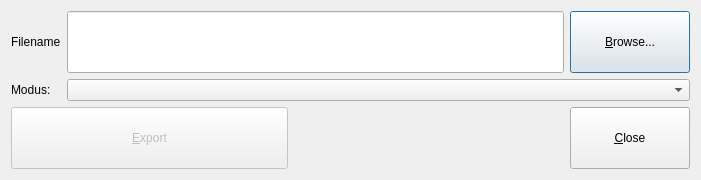
<?xml version="1.0" encoding="UTF-8"?>
<ui version="4.0">
 <class>ExportMidiDialog_UI</class>
 <widget class="QDialog" name="ExportMidiDialog_UI">
  <property name="enabled">
   <bool>true</bool>
  </property>
  <property name="geometry">
   <rect>
    <x>0</x>
    <y>0</y>
    <width>701</width>
    <height>180</height>
   </rect>
  </property>
  <property name="sizePolicy">
   <sizepolicy hsizetype="Preferred" vsizetype="Preferred">
    <horstretch>0</horstretch>
    <verstretch>0</verstretch>
   </sizepolicy>
  </property>
  <property name="minimumSize">
   <size>
    <width>0</width>
    <height>0</height>
   </size>
  </property>
  <property name="windowTitle">
   <string>Dialog</string>
  </property>
  <property name="layoutDirection">
   <enum>Qt::LeftToRight</enum>
  </property>
  <property name="modal">
   <bool>true</bool>
  </property>
  <layout class="QGridLayout" name="gridLayout">
   <item row="0" column="0">
    <layout class="QVBoxLayout" name="verticalLayout">
     <item>
      <layout class="QFormLayout" name="formLayout">
       <property name="sizeConstraint">
        <enum>QLayout::SetDefaultConstraint</enum>
       </property>
       <property name="fieldGrowthPolicy">
        <enum>QFormLayout::ExpandingFieldsGrow</enum>
       </property>
       <property name="rowWrapPolicy">
        <enum>QFormLayout::WrapLongRows</enum>
       </property>
       <item row="0" column="0">
        <widget class="QLabel" name="TextLabel1">
         <property name="sizePolicy">
          <sizepolicy hsizetype="Expanding" vsizetype="Expanding">
           <horstretch>0</horstretch>
           <verstretch>0</verstretch>
          </sizepolicy>
         </property>
         <property name="text">
          <string>Filename</string>
         </property>
        </widget>
       </item>
       <item row="0" column="1">
        <layout class="QHBoxLayout" name="horizontalLayout">
         <item>
          <widget class="QLineEdit" name="exportNameTxt">
           <property name="sizePolicy">
            <sizepolicy hsizetype="Expanding" vsizetype="Expanding">
             <horstretch>0</horstretch>
             <verstretch>0</verstretch>
            </sizepolicy>
           </property>
           <property name="minimumSize">
            <size>
             <width>0</width>
             <height>0</height>
            </size>
           </property>
           <property name="readOnly">
            <bool>false</bool>
           </property>
           <property name="placeholderText">
            <string notr="true"/>
           </property>
          </widget>
         </item>
         <item>
          <widget class="QPushButton" name="browseBtn">
           <property name="sizePolicy">
            <sizepolicy hsizetype="Expanding" vsizetype="Expanding">
             <horstretch>0</horstretch>
             <verstretch>0</verstretch>
            </sizepolicy>
           </property>
           <property name="maximumSize">
            <size>
             <width>120</width>
             <height>16777215</height>
            </size>
           </property>
           <property name="text">
            <string>&amp;Browse...</string>
           </property>
           <property name="shortcut">
            <string>Alt+B</string>
           </property>
          </widget>
         </item>
        </layout>
       </item>
       <item row="4" column="0">
        <widget class="QLabel" name="label_2">
         <property name="text">
          <string>Modus:</string>
         </property>
        </widget>
       </item>
       <item row="4" column="1">
        <widget class="QComboBox" name="exportTypeCombo">
         <property name="sizePolicy">
          <sizepolicy hsizetype="Expanding" vsizetype="Fixed">
           <horstretch>0</horstretch>
           <verstretch>0</verstretch>
          </sizepolicy>
         </property>
        </widget>
       </item>
       <item row="11" column="0" colspan="2">
        <layout class="QHBoxLayout" name="horizontalLayout_2">
         <item>
          <widget class="QPushButton" name="okBtn">
           <property name="enabled">
            <bool>false</bool>
           </property>
           <property name="sizePolicy">
            <sizepolicy hsizetype="Expanding" vsizetype="Expanding">
             <horstretch>0</horstretch>
             <verstretch>0</verstretch>
            </sizepolicy>
           </property>
           <property name="minimumSize">
            <size>
             <width>0</width>
             <height>25</height>
            </size>
           </property>
           <property name="text">
            <string>&amp;Export</string>
           </property>
           <property name="shortcut">
            <string>Alt+E</string>
           </property>
          </widget>
         </item>
         <item>
          <spacer name="horizontalSpacer">
           <property name="orientation">
            <enum>Qt::Horizontal</enum>
           </property>
           <property name="sizeHint" stdset="0">
            <size>
             <width>40</width>
             <height>20</height>
            </size>
           </property>
          </spacer>
         </item>
         <item>
          <widget class="QPushButton" name="closeBtn">
           <property name="sizePolicy">
            <sizepolicy hsizetype="Expanding" vsizetype="Expanding">
             <horstretch>0</horstretch>
             <verstretch>0</verstretch>
            </sizepolicy>
           </property>
           <property name="minimumSize">
            <size>
             <width>0</width>
             <height>26</height>
            </size>
           </property>
           <property name="maximumSize">
            <size>
             <width>120</width>
             <height>16777215</height>
            </size>
           </property>
           <property name="layoutDirection">
            <enum>Qt::LeftToRight</enum>
           </property>
           <property name="text">
            <string>&amp;Close</string>
           </property>
           <property name="shortcut">
            <string>Alt+C</string>
           </property>
          </widget>
         </item>
        </layout>
       </item>
      </layout>
     </item>
    </layout>
   </item>
  </layout>
 </widget>
 <resources/>
 <connections/>
</ui>
